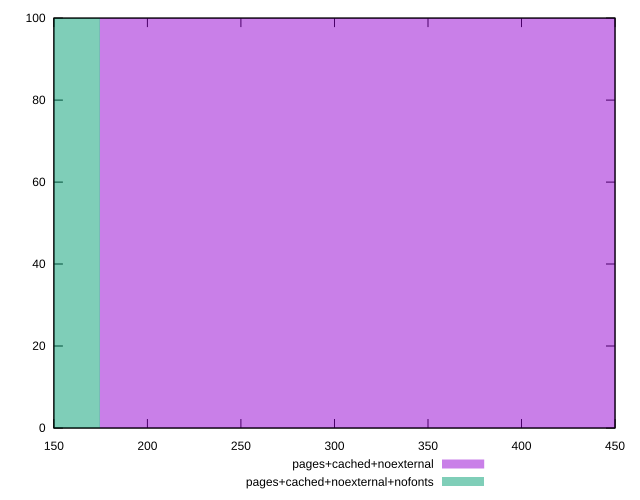

Generate this figure with gnuplot:
reset

$pagesCachedNoexternal <<EOF
349.0141489953257 100
EOF

$pagesCachedNoexternalNofonts <<EOF
0 100
EOF

set key outside below
set boxwidth 349.0141489953257
set xrange [150:450]
set yrange [0:100]
set trange [0:100]
set style fill transparent solid 0.5 noborder
set terminal svg size 640, 500 enhanced background rgb 'white'
set output "report_00007_2020-12-11T15:55:29.892Z/uses-text-compression/comparison/histogram/5_vs_6.svg"

plot $pagesCachedNoexternal title "pages+cached+noexternal" with boxes, \
     $pagesCachedNoexternalNofonts title "pages+cached+noexternal+nofonts" with boxes

reset
